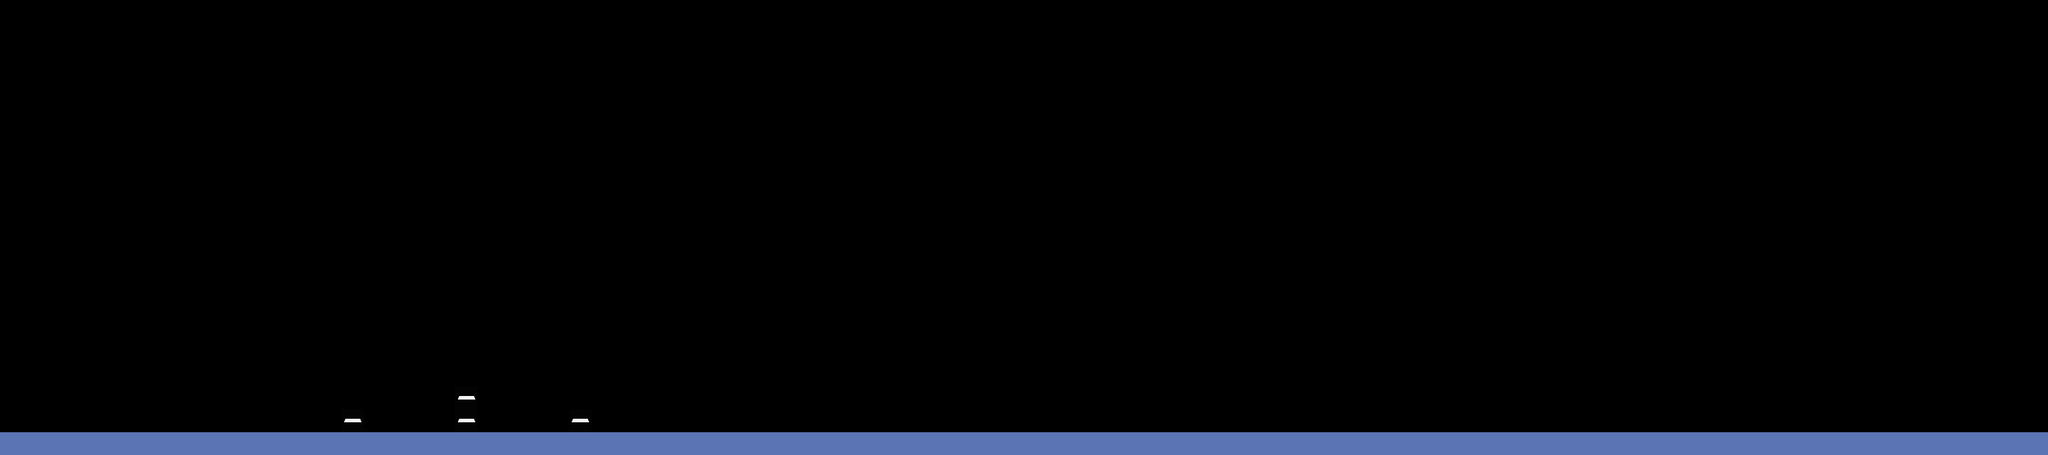

The image is a tile-based game level rendered from a .tmx file. Its description and source (layers, tilesets, objects; grid data summarised) follow:
An orthogonal 90x20 tile map with 32x32 px tiles, 1 tile layer (layer) and 8 objects.

<map version="1.0" orientation="orthogonal" width="90" height="20" tilewidth="32" tileheight="32">
 <tileset firstgid="1" name="tile_base" tilewidth="32" tileheight="32">
  <image source="tile_base.png" width="224" height="32" />
 </tileset>
 <layer name="layer" width="90" height="20">
  <data>[1800 cells, 94 non-empty, 2 distinct tile ids]</data>
 </layer>
 <objectgroup name="objects" width="90" height="20">
  <object gid="7" x="929" y="608" />
  <object gid="6" x="642" y="545" />
  <object gid="6" x="641" y="545" />
 </objectgroup>
 <objectgroup name="inimigos" width="90" height="20">
  <object gid="6" x="179" y="144" />
  <object gid="6" x="345" y="238" />
  <object gid="6" x="229" y="345" />
  <object gid="6" x="419" y="338" />
  <object gid="6" x="533" y="162" />
 </objectgroup>
</map>
